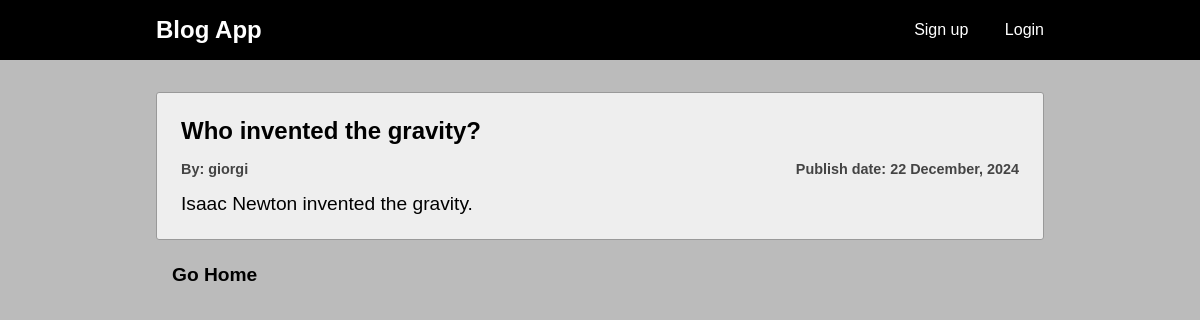
/posts/who-invented-gravity/, run on the app's committed database.
### blog/models.py (models this page shows, shortened)
class BaseModel(models.Model):
    created_at = models.DateTimeField(auto_now_add=True)
    updated_at = models.DateTimeField(auto_now=True)
    class Meta:
        abstract = True

class Post(BaseModel):
    title = models.CharField(max_length=100, null=False)
    body = models.TextField(null=False)
    slug = models.SlugField(max_length=100, unique=True, db_index=True)
    author = models.ForeignKey(User, on_delete=models.CASCADE)

### blog/views.py (the view)
# urls.py: path("posts/<slug:slug>/", views.PostDetail.as_view(), name="post-detail"),
class PostDetail(generic.DetailView):
    model = Post
    template_name = "blog/post_detail.html"

### blog/templates/blog/post_detail.html (shortened to what this page needs)
{% extends 'index.html' %}
{% block content %}
    <section class="post">
        <h1 class="post__title">{{ post.title }}</h1>
        <div class="flex-row">
            <p class="post__author">
                By: {{ post.author }}
            </p>
            <p class="post__date">
                Publish date: {{ post.created_at|date:'d F, Y' }}
            </p>
        </div>
        <p class="post__body">{{ post.body }}</p>
    </section>
    <div class="post-flex-row">
        <p class="go-back">
            <a href="{% url 'blog:post-list' %}">Go Home</a>
        </p>
    </div>
{% endblock %}

### static/css/styles.css (style rules this page uses)
*, *::before, *::after { box-sizing: border-box; margin: 0; font-family: Arial, Helvetica, sans-serif; }
:root { --color-red-dark: #b00000; --color-red-light: #ffafaf; --color-accent: #9346ff; --color-gray-light: #eee; --color-gray-medium: #bbb; --color-gray-semidark: #999; --color-gray-dark: #444; }
body { background-color: var(--color-gray-medium); }
a { color: inherit; text-decoration: none; }
.go-back { font-size: 1.2rem; font-weight: bold; padding-left: 1rem; }
.post-flex-row { display: flex; align-items: center; justify-content: space-between; }

### data on the page
Post: title "Who invented the gravity?", author "giorgi", created_at "22 December, 2024", body "Isaac Newton invented the gravity."
